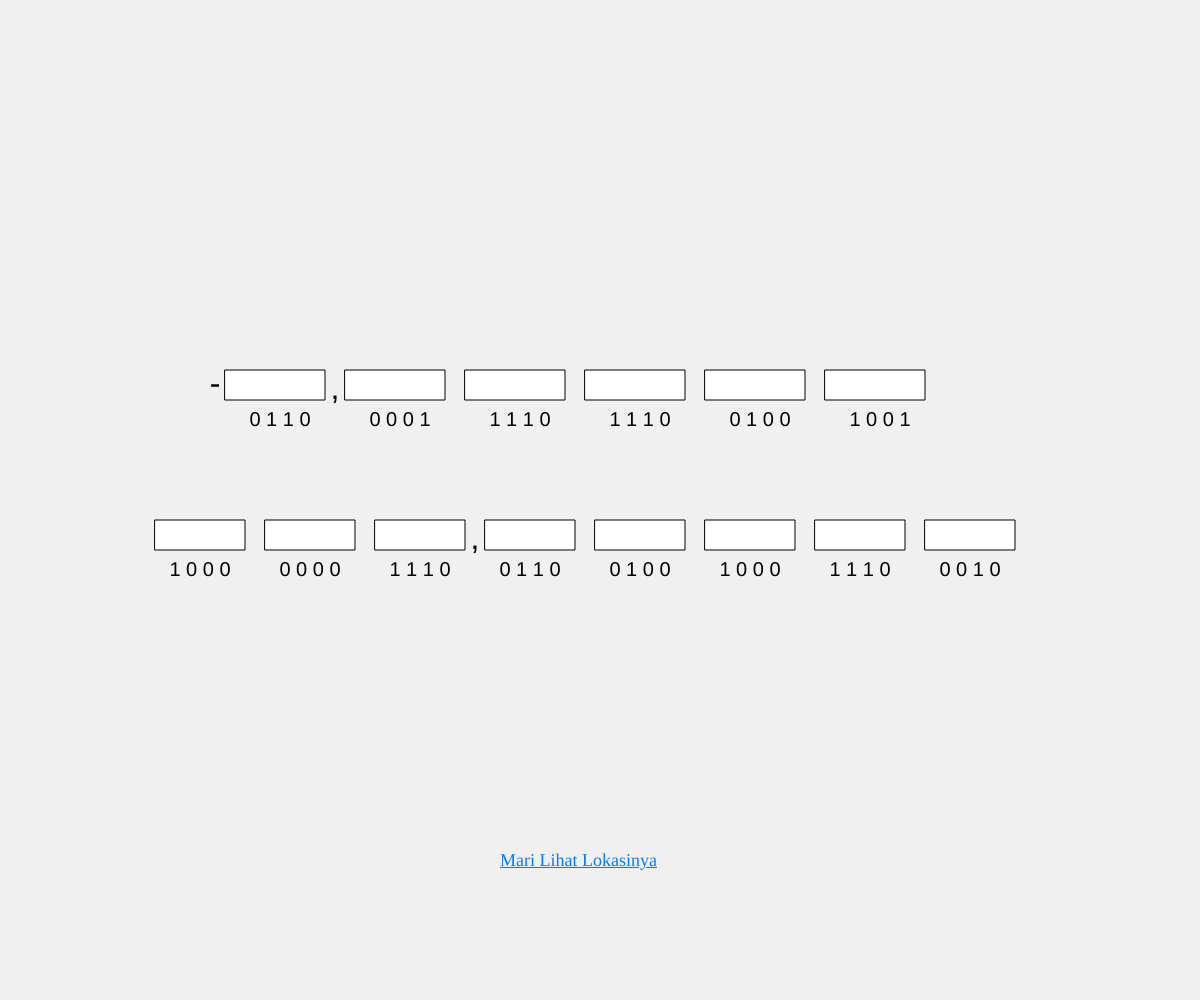
Frame 1 (no input)
Frame 60 (no input): identical to frame 1, image omitted
Frame 120 (the mouse pressed at the canvas centre since frame 60): identical to frame 1, image omitted

The p5.js sketch that drew this single still picture (run headless with seeded random() and noise() and a simulated clock; from frame 60 on, the mouse is pressed at the canvas centre):

// p5.js sketch
// ── sketch.js
let userAnswers1 = ["", "", "", "", "", ""]; // Array to store answers for 7 boxes (Top row)
let userAnswers2 = ["", "", "", "", "", "", "", ""]; // Array to store answers for 9 boxes (Bottom row)
let feedbacks1 = ["", "", "", "", "", ""]; // Feedback for top row
let feedbacks2 = ["", "", "", "", "", "", "", ""]; // Feedback for bottom row

let questions1 = [
  ["0", "1", "1", "0"], // Top row questions
  ["0", "0", "0", "1"],
  ["1", "1", "1", "0"],
  ["1", "1", "1", "0"],
  ["0", "1", "0", "0"],
  ["1", "0", "0", "1"]
];

let questions2 = [
  ["1", "0", "0", "0"], // Bottom row questions
  ["0", "0", "0", "0"],
  ["1", "1", "1", "0"],
  ["0", "1", "1", "0"],
  ["0", "1", "0", "0"],
  ["1", "0", "0", "0"],
  ["1", "1", "1", "0"],
  ["0", "0", "1", "0"],
];

let currentBox = 0; // To track the currently selected box
let startTime; // Variable to track the starting time

function setup() {
  createCanvas(windowWidth, windowHeight);
  textAlign(CENTER, CENTER);
  textSize(24);

  startTime = millis(); // Initialize the starting time
  loop(); // Ensure the draw function loops continuously

  // Create link reference
  let link = createA('https://www.google.com/maps/', 'Mari Lihat Lokasinya');
  link.position(width / 2 - 100, height - 150); // Position at the bottom center
  link.style('font-size', '18px');
  link.style('color', '#007BFF'); // Link color
  link.attribute('target', '_blank'); // Open in a new tab
}

function draw() {
  background(240);

  // Display the top row of input boxes
  for (let i = 0; i < 6; i++) {
    fill(255);
    rect(width / 2 - 375 + i * 120, height / 2 - 130, 100, 30); // Top row boxes
    fill(0);
    textSize(20);
    text(userAnswers1[i], width / 2 - 325 + i * 120, height / 2 - 110);
    text(feedbacks1[i], width / 2 - 325 + i * 120, height / 2 - 50);
    text(questions1[i].join(" "), width / 2 - 320 + i * 120, height / 2 - 80);

    if (i === 0) {
      textSize(32);
      text(",", width / 2 - 265 + i * 120, height / 2 - 110); // Comma for top row
    }
  }

  // Add minus symbol before the first box (top row)
  textSize(32);
  text("-", width / 2 - 385, height / 2 - 115);
  textSize(20);

  // Display the bottom row of input boxes
  for (let i = 0; i < 8; i++) {
    fill(255);
    rect(width / 2 - 445 + i * 110, height / 2 + 20, 90, 30); // Bottom row boxes
    fill(0);
    textSize(20);
    text(userAnswers2[i], width / 2 - 400 + i * 110, height / 2 + 38);
    text(feedbacks2[i], width / 2 - 400 + i * 110, height / 2 + 100);
    text(questions2[i].join(" "), width / 2 - 400 + i * 110, height / 2 + 70);

    if (i === 2) {
      textSize(32);
      text(",", width / 2 - 345 + i * 110, height / 2 + 40); // Comma for bottom row
      textSize(20);
    }
  }
}

function keyPressed() {
  if (keyCode === BACKSPACE) {
    if (currentBox < 6) {
      userAnswers1[currentBox] = userAnswers1[currentBox].slice(0, -1); // Top row
    } else {
      userAnswers2[currentBox - 6] = userAnswers2[currentBox - 6].slice(0, -1); // Bottom row
    }
  } else if (keyCode === ENTER) {
    if (currentBox < 6) {
      if (checkAnswer1(currentBox)) {
        feedbacks1[currentBox] = "Correct!";
        currentBox++;
      } else {
        feedbacks1[currentBox] = "Incorrect!";
      }
    } else {
      let boxIndex = currentBox - 6;
      if (checkAnswer2(boxIndex)) {
        feedbacks2[boxIndex] = "Correct!";
        currentBox++;
      } else {
        feedbacks2[boxIndex] = "Incorrect!";
      }
    }
  } else if (key.length === 1) {
    if (currentBox < 6) {
      userAnswers1[currentBox] += key; // Top row input
    } else {
      userAnswers2[currentBox - 6] += key; // Bottom row input
    }
  }
  redraw();
}

function checkAnswer1(boxIndex) {
  let correctAnswers1 = ["6", "9", "0", "7", "8", "9"]; // Correct answers for top row
  return userAnswers1[boxIndex] === correctAnswers1[boxIndex];
}

function checkAnswer2(boxIndex) {
  let correctAnswers2 = ["1", "0", "7", "6", "2", "1", "7", "4"]; // Correct answers for bottom row
  return userAnswers2[boxIndex] === correctAnswers2[boxIndex];
}
